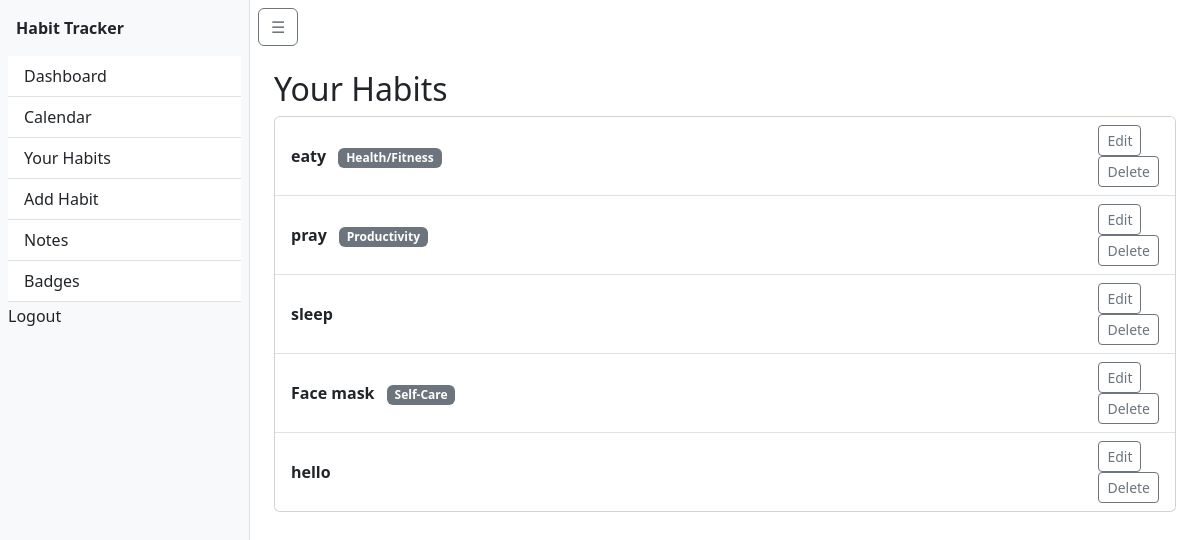
The page /habits/your-habits/ (signed in) on the database as committed earlier.
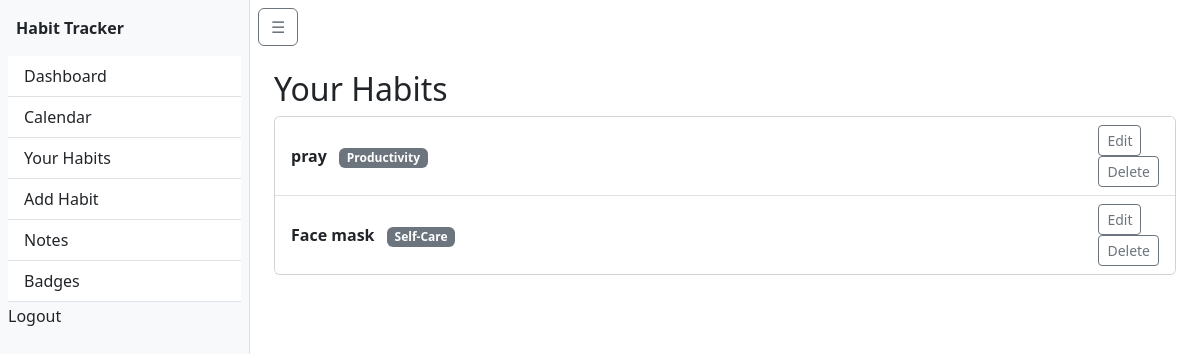
The same page on the database as committed later.
### habits/models.py (models this page shows, shortened)
class Habit(models.Model):
    CATEGORY_CHOICES = [
        ('health', 'Health/Fitness'),
        ('productivity', 'Productivity'),
        ('selfcare', 'Self-Care'),
        ('learning', 'Learning'),
        ('work', 'Work'),
        ('fun', 'Hobbies/Fun'),
    ]
    FREQUENCY_CHOICES = [
        ('daily', 'Daily'),
        ('weekly', 'Weekly'),
        ('custom', 'Custom'),
    ]
    user = models.ForeignKey(User, on_delete=models.CASCADE)
    name = models.CharField(max_length=100)  # e.g. "Drink water"
    description = models.TextField(blank=True)
    target = models.PositiveIntegerField(default=1)  # e.g. "8 glasses/day"
    frequency = models.CharField(max_length=20, choices=FREQUENCY_CHOICES, default='daily')
    category = models.CharField(max_length=50, choices=CATEGORY_CHOICES, blank=True)
    creation_date = models.DateTimeField(auto_now_add=True)
    is_template = models.BooleanField(default=False)  # For admin-curated templates
    created_by_admin = models.ForeignKey(
        User,
        on_delete=models.SET_NULL,
        null=True,
        blank=True,
        related_name='admin_habits'
    )

### habits/views.py (the view)
# urls.py: path('your-habits/', views.habit_list, name='habit_list'),
@login_required
def habit_list(request):
    habits = Habit.objects.filter(user=request.user)
    return render(request, 'habits/habit_list.html', {'habits': habits})

### habits/templates/habits/habit_list.html (shortened to what this page needs)
{% extends 'habits/base.html' %}
{% block content %}
<div class="container mt-4">
  <h2>Your Habits</h2>
  <div class="card">
    <ul class="list-group list-group-flush">
      {% for habit in habits %}
        <li class="list-group-item d-flex justify-content-between align-items-center">
          <div>
            <strong>{{ habit.name }}</strong>
            {% if habit.get_category_display %}
              <span class="badge bg-secondary ms-2">{{ habit.get_category_display }}</span>
            {% endif %}
          </div>
          <div>
            <a href="{% url 'habits:habit_edit' habit.pk %}" class="btn btn-outline-secondary btn-sm">Edit</a>
          <form action="{% url 'habits:habit_delete' habit.pk %}" method="post" onsubmit="return confirm('Are you sure you want to delete this habit?');">
          <button type="submit" class="btn btn-outline-secondary btn-sm">Delete</button>
        </form>
          </div>
        </li>
      {% empty %}
        <li class="list-group-item">You haven't added any habits yet.</li>
      {% endfor %}
    </ul>
  </div>
</div>
{% endblock %}

Rows that differ between the two databases and show on the page:
removed Habit: name "eaty", category "Health/Fitness"
removed Habit: name "sleep"
removed Habit: name "hello"
